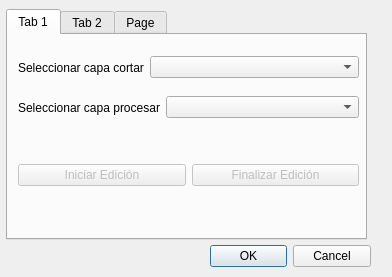
<?xml version="1.0" encoding="UTF-8"?>
<ui version="4.0">
 <class>PartirUsoSueloDialogBase</class>
 <widget class="QDialog" name="PartirUsoSueloDialogBase">
  <property name="geometry">
   <rect>
    <x>0</x>
    <y>0</y>
    <width>392</width>
    <height>277</height>
   </rect>
  </property>
  <property name="windowTitle">
   <string>PartirUsoSuelo</string>
  </property>
  <widget class="QDialogButtonBox" name="button_box">
   <property name="geometry">
    <rect>
     <x>210</x>
     <y>240</y>
     <width>161</width>
     <height>32</height>
    </rect>
   </property>
   <property name="orientation">
    <enum>Qt::Horizontal</enum>
   </property>
   <property name="standardButtons">
    <set>QDialogButtonBox::Cancel|QDialogButtonBox::Ok</set>
   </property>
  </widget>
  <widget class="QTabWidget" name="tabWidget">
   <property name="geometry">
    <rect>
     <x>6</x>
     <y>9</y>
     <width>361</width>
     <height>231</height>
    </rect>
   </property>
   <property name="currentIndex">
    <number>0</number>
   </property>
   <widget class="QWidget" name="tab">
    <attribute name="title">
     <string>Tab 1</string>
    </attribute>
    <widget class="QWidget" name="layoutWidget_2">
     <property name="geometry">
      <rect>
       <x>10</x>
       <y>20</y>
       <width>341</width>
       <height>25</height>
      </rect>
     </property>
     <layout class="QHBoxLayout" name="horizontalLayout_2">
      <item>
       <widget class="QLabel" name="label_2">
        <property name="sizeIncrement">
         <size>
          <width>0</width>
          <height>0</height>
         </size>
        </property>
        <property name="text">
         <string>Seleccionar capa cortar</string>
        </property>
       </widget>
      </item>
      <item>
       <widget class="QComboBox" name="comboBox">
        <property name="sizePolicy">
         <sizepolicy hsizetype="Expanding" vsizetype="Fixed">
          <horstretch>0</horstretch>
          <verstretch>0</verstretch>
         </sizepolicy>
        </property>
       </widget>
      </item>
     </layout>
    </widget>
    <widget class="QWidget" name="horizontalLayoutWidget">
     <property name="geometry">
      <rect>
       <x>10</x>
       <y>100</y>
       <width>341</width>
       <height>80</height>
      </rect>
     </property>
     <layout class="QHBoxLayout" name="horizontalLayout_3">
      <item>
       <widget class="QPushButton" name="pushButton_iniciar">
        <property name="enabled">
         <bool>false</bool>
        </property>
        <property name="text">
         <string>Iniciar Edición</string>
        </property>
       </widget>
      </item>
      <item>
       <widget class="QPushButton" name="pushButton_finalizar">
        <property name="enabled">
         <bool>false</bool>
        </property>
        <property name="sizePolicy">
         <sizepolicy hsizetype="Minimum" vsizetype="Fixed">
          <horstretch>0</horstretch>
          <verstretch>0</verstretch>
         </sizepolicy>
        </property>
        <property name="text">
         <string>Finalizar Edición</string>
        </property>
       </widget>
      </item>
     </layout>
    </widget>
    <widget class="QWidget" name="layoutWidget_3">
     <property name="geometry">
      <rect>
       <x>10</x>
       <y>60</y>
       <width>341</width>
       <height>25</height>
      </rect>
     </property>
     <layout class="QHBoxLayout" name="horizontalLayout_4">
      <item>
       <widget class="QLabel" name="label_3">
        <property name="sizeIncrement">
         <size>
          <width>0</width>
          <height>0</height>
         </size>
        </property>
        <property name="text">
         <string>Seleccionar capa procesar</string>
        </property>
       </widget>
      </item>
      <item>
       <widget class="QComboBox" name="comboBox_2">
        <property name="sizePolicy">
         <sizepolicy hsizetype="Expanding" vsizetype="Fixed">
          <horstretch>0</horstretch>
          <verstretch>0</verstretch>
         </sizepolicy>
        </property>
       </widget>
      </item>
     </layout>
    </widget>
   </widget>
   <widget class="QWidget" name="tab_2">
    <attribute name="title">
     <string>Tab 2</string>
    </attribute>
    <widget class="QWidget" name="layoutWidget">
     <property name="geometry">
      <rect>
       <x>10</x>
       <y>70</y>
       <width>341</width>
       <height>25</height>
      </rect>
     </property>
     <layout class="QHBoxLayout" name="horizontalLayout">
      <item>
       <widget class="QLabel" name="label">
        <property name="text">
         <string>Seleccionar ruta</string>
        </property>
       </widget>
      </item>
      <item>
       <widget class="QLineEdit" name="lineEdit"/>
      </item>
      <item>
       <widget class="QPushButton" name="pushButton">
        <property name="text">
         <string>...</string>
        </property>
       </widget>
      </item>
     </layout>
    </widget>
   </widget>
   <widget class="QWidget" name="tab_3">
    <attribute name="title">
     <string>Page</string>
    </attribute>
   </widget>
  </widget>
 </widget>
 <resources/>
 <connections>
  <connection>
   <sender>button_box</sender>
   <signal>accepted()</signal>
   <receiver>PartirUsoSueloDialogBase</receiver>
   <slot>accept()</slot>
   <hints>
    <hint type="sourcelabel">
     <x>20</x>
     <y>20</y>
    </hint>
    <hint type="destinationlabel">
     <x>20</x>
     <y>20</y>
    </hint>
   </hints>
  </connection>
  <connection>
   <sender>button_box</sender>
   <signal>rejected()</signal>
   <receiver>PartirUsoSueloDialogBase</receiver>
   <slot>reject()</slot>
   <hints>
    <hint type="sourcelabel">
     <x>20</x>
     <y>20</y>
    </hint>
    <hint type="destinationlabel">
     <x>20</x>
     <y>20</y>
    </hint>
   </hints>
  </connection>
 </connections>
</ui>
